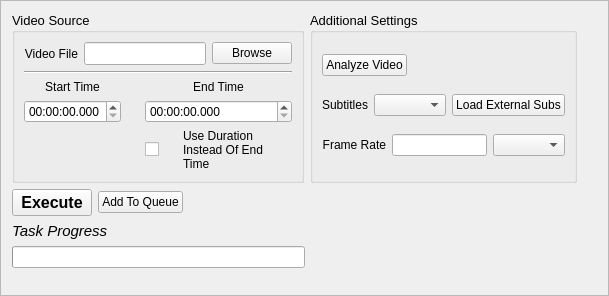
<?xml version="1.0" encoding="UTF-8"?>
<ui version="4.0">
 <class>frame_tab_video</class>
 <widget class="QFrame" name="frame_tab_video">
  <property name="geometry">
   <rect>
    <x>0</x>
    <y>0</y>
    <width>609</width>
    <height>296</height>
   </rect>
  </property>
  <property name="windowTitle">
   <string>Frame</string>
  </property>
  <property name="frameShape">
   <enum>QFrame::StyledPanel</enum>
  </property>
  <property name="frameShadow">
   <enum>QFrame::Raised</enum>
  </property>
  <layout class="QVBoxLayout" name="verticalLayout_2">
   <item>
    <layout class="QHBoxLayout" name="horizontalLayout_6">
     <item>
      <widget class="QGroupBox" name="groupBox">
       <property name="font">
        <font>
         <pointsize>10</pointsize>
        </font>
       </property>
       <property name="title">
        <string>Video Source</string>
       </property>
       <layout class="QVBoxLayout" name="verticalLayout_3">
        <item>
         <layout class="QHBoxLayout" name="horizontalLayout">
          <item>
           <widget class="QLabel" name="label">
            <property name="font">
             <font>
              <pointsize>9</pointsize>
             </font>
            </property>
            <property name="text">
             <string>Video File</string>
            </property>
            <property name="alignment">
             <set>Qt::AlignRight|Qt::AlignTrailing|Qt::AlignVCenter</set>
            </property>
           </widget>
          </item>
          <item>
           <widget class="QLineEdit" name="line_videoin"/>
          </item>
          <item>
           <widget class="QPushButton" name="btn_browsevideofile">
            <property name="font">
             <font>
              <pointsize>9</pointsize>
             </font>
            </property>
            <property name="text">
             <string>Browse</string>
            </property>
           </widget>
          </item>
         </layout>
        </item>
        <item>
         <widget class="Line" name="line">
          <property name="orientation">
           <enum>Qt::Horizontal</enum>
          </property>
         </widget>
        </item>
        <item>
         <layout class="QGridLayout" name="gridLayout">
          <property name="sizeConstraint">
           <enum>QLayout::SetDefaultConstraint</enum>
          </property>
          <property name="horizontalSpacing">
           <number>24</number>
          </property>
          <item row="1" column="0">
           <widget class="QTimeEdit" name="time_start">
            <property name="sizePolicy">
             <sizepolicy hsizetype="Expanding" vsizetype="Fixed">
              <horstretch>0</horstretch>
              <verstretch>0</verstretch>
             </sizepolicy>
            </property>
            <property name="font">
             <font>
              <pointsize>9</pointsize>
             </font>
            </property>
            <property name="minimumDateTime">
             <datetime>
              <hour>0</hour>
              <minute>0</minute>
              <second>0</second>
              <year>2000</year>
              <month>1</month>
              <day>1</day>
             </datetime>
            </property>
            <property name="currentSection">
             <enum>QDateTimeEdit::HourSection</enum>
            </property>
            <property name="displayFormat">
             <string notr="true">hh:mm:ss.zzz</string>
            </property>
            <property name="time">
             <time>
              <hour>0</hour>
              <minute>0</minute>
              <second>0</second>
             </time>
            </property>
           </widget>
          </item>
          <item row="0" column="1" colspan="2">
           <widget class="QLabel" name="lbl_endtime">
            <property name="font">
             <font>
              <pointsize>9</pointsize>
             </font>
            </property>
            <property name="text">
             <string>End Time</string>
            </property>
            <property name="alignment">
             <set>Qt::AlignCenter</set>
            </property>
           </widget>
          </item>
          <item row="1" column="1" colspan="2">
           <widget class="QTimeEdit" name="time_end">
            <property name="sizePolicy">
             <sizepolicy hsizetype="Expanding" vsizetype="Fixed">
              <horstretch>0</horstretch>
              <verstretch>0</verstretch>
             </sizepolicy>
            </property>
            <property name="font">
             <font>
              <pointsize>9</pointsize>
             </font>
            </property>
            <property name="minimumDateTime">
             <datetime>
              <hour>0</hour>
              <minute>0</minute>
              <second>0</second>
              <year>2000</year>
              <month>1</month>
              <day>1</day>
             </datetime>
            </property>
            <property name="currentSection">
             <enum>QDateTimeEdit::HourSection</enum>
            </property>
            <property name="displayFormat">
             <string>hh:mm:ss.zzz</string>
            </property>
            <property name="time">
             <time>
              <hour>0</hour>
              <minute>0</minute>
              <second>0</second>
             </time>
            </property>
           </widget>
          </item>
          <item row="2" column="2">
           <widget class="QLabel" name="label_2">
            <property name="font">
             <font>
              <pointsize>9</pointsize>
             </font>
            </property>
            <property name="text">
             <string>Use Duration Instead Of End Time</string>
            </property>
            <property name="wordWrap">
             <bool>true</bool>
            </property>
           </widget>
          </item>
          <item row="0" column="0">
           <widget class="QLabel" name="label_3">
            <property name="font">
             <font>
              <pointsize>9</pointsize>
             </font>
            </property>
            <property name="text">
             <string>Start Time</string>
            </property>
            <property name="alignment">
             <set>Qt::AlignCenter</set>
            </property>
           </widget>
          </item>
          <item row="2" column="1">
           <widget class="QCheckBox" name="chk_vidprefdur">
            <property name="font">
             <font>
              <strikeout>false</strikeout>
             </font>
            </property>
            <property name="autoFillBackground">
             <bool>false</bool>
            </property>
            <property name="inputMethodHints">
             <set>Qt::ImhSensitiveData</set>
            </property>
            <property name="text">
             <string/>
            </property>
           </widget>
          </item>
         </layout>
        </item>
       </layout>
       <zorder>label</zorder>
       <zorder>line_videoin</zorder>
       <zorder>btn_browsevideofile</zorder>
       <zorder></zorder>
       <zorder></zorder>
       <zorder></zorder>
       <zorder>chk_vidprefdur</zorder>
       <zorder>label_2</zorder>
       <zorder>line</zorder>
      </widget>
     </item>
     <item>
      <widget class="QGroupBox" name="groupBox_2">
       <property name="font">
        <font>
         <pointsize>10</pointsize>
        </font>
       </property>
       <property name="title">
        <string>Additional Settings</string>
       </property>
       <layout class="QVBoxLayout" name="verticalLayout">
        <item>
         <widget class="QPushButton" name="btn_vidanalyze">
          <property name="sizePolicy">
           <sizepolicy hsizetype="Fixed" vsizetype="Fixed">
            <horstretch>0</horstretch>
            <verstretch>0</verstretch>
           </sizepolicy>
          </property>
          <property name="font">
           <font>
            <pointsize>9</pointsize>
           </font>
          </property>
          <property name="text">
           <string>Analyze Video</string>
          </property>
         </widget>
        </item>
        <item>
         <layout class="QHBoxLayout" name="horizontalLayout_2">
          <item>
           <widget class="QLabel" name="label_5">
            <property name="font">
             <font>
              <pointsize>9</pointsize>
             </font>
            </property>
            <property name="text">
             <string>Subtitles</string>
            </property>
            <property name="alignment">
             <set>Qt::AlignRight|Qt::AlignTrailing|Qt::AlignVCenter</set>
            </property>
           </widget>
          </item>
          <item>
           <widget class="QComboBox" name="cmb_subs">
            <property name="sizePolicy">
             <sizepolicy hsizetype="Expanding" vsizetype="Fixed">
              <horstretch>0</horstretch>
              <verstretch>0</verstretch>
             </sizepolicy>
            </property>
            <property name="font">
             <font>
              <pointsize>9</pointsize>
             </font>
            </property>
           </widget>
          </item>
          <item>
           <widget class="QPushButton" name="btn_loadsubs">
            <property name="font">
             <font>
              <pointsize>9</pointsize>
             </font>
            </property>
            <property name="text">
             <string>Load External Subs</string>
            </property>
           </widget>
          </item>
         </layout>
        </item>
        <item>
         <layout class="QHBoxLayout" name="horizontalLayout_3">
          <item>
           <widget class="QLabel" name="label_6">
            <property name="font">
             <font>
              <pointsize>9</pointsize>
             </font>
            </property>
            <property name="text">
             <string>Frame Rate</string>
            </property>
            <property name="alignment">
             <set>Qt::AlignRight|Qt::AlignTrailing|Qt::AlignVCenter</set>
            </property>
           </widget>
          </item>
          <item>
           <widget class="QLineEdit" name="line_fps">
            <property name="font">
             <font>
              <pointsize>9</pointsize>
             </font>
            </property>
           </widget>
          </item>
          <item>
           <widget class="QComboBox" name="cmb_fps">
            <property name="sizePolicy">
             <sizepolicy hsizetype="Expanding" vsizetype="Fixed">
              <horstretch>0</horstretch>
              <verstretch>0</verstretch>
             </sizepolicy>
            </property>
            <property name="font">
             <font>
              <pointsize>9</pointsize>
             </font>
            </property>
            <property name="modelColumn">
             <number>0</number>
            </property>
           </widget>
          </item>
         </layout>
        </item>
       </layout>
      </widget>
     </item>
     <item>
      <spacer name="horizontalSpacer_2">
       <property name="orientation">
        <enum>Qt::Horizontal</enum>
       </property>
       <property name="sizeHint" stdset="0">
        <size>
         <width>40</width>
         <height>20</height>
        </size>
       </property>
      </spacer>
     </item>
    </layout>
   </item>
   <item>
    <layout class="QHBoxLayout" name="horizontalLayout_4">
     <item>
      <widget class="QPushButton" name="btn_extract_exe">
       <property name="font">
        <font>
         <pointsize>12</pointsize>
         <weight>75</weight>
         <italic>false</italic>
         <bold>true</bold>
        </font>
       </property>
       <property name="text">
        <string>Execute</string>
       </property>
      </widget>
     </item>
     <item>
      <widget class="QPushButton" name="btn_extract_queue">
       <property name="font">
        <font>
         <underline>false</underline>
        </font>
       </property>
       <property name="text">
        <string>Add To Queue</string>
       </property>
      </widget>
     </item>
     <item>
      <spacer name="horizontalSpacer_3">
       <property name="orientation">
        <enum>Qt::Horizontal</enum>
       </property>
       <property name="sizeHint" stdset="0">
        <size>
         <width>40</width>
         <height>20</height>
        </size>
       </property>
      </spacer>
     </item>
    </layout>
   </item>
   <item>
    <widget class="QLabel" name="label_4">
     <property name="font">
      <font>
       <pointsize>11</pointsize>
       <italic>true</italic>
      </font>
     </property>
     <property name="text">
      <string>Task Progress</string>
     </property>
    </widget>
   </item>
   <item>
    <layout class="QHBoxLayout" name="horizontalLayout_5">
     <item>
      <widget class="QProgressBar" name="progbar_videoextract">
       <property name="value">
        <number>0</number>
       </property>
       <property name="textVisible">
        <bool>false</bool>
       </property>
      </widget>
     </item>
     <item>
      <spacer name="horizontalSpacer">
       <property name="orientation">
        <enum>Qt::Horizontal</enum>
       </property>
       <property name="sizeHint" stdset="0">
        <size>
         <width>40</width>
         <height>20</height>
        </size>
       </property>
      </spacer>
     </item>
    </layout>
   </item>
   <item>
    <spacer name="verticalSpacer">
     <property name="orientation">
      <enum>Qt::Vertical</enum>
     </property>
     <property name="sizeHint" stdset="0">
      <size>
       <width>20</width>
       <height>40</height>
      </size>
     </property>
    </spacer>
   </item>
  </layout>
 </widget>
 <resources/>
 <connections/>
</ui>
